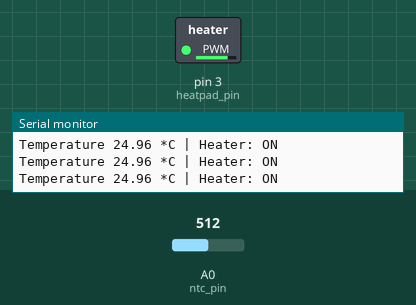
This sketch was run on a simulated Arduino Uno, built with avr-gcc and run on an emulated ATmega328P. Parts: switched loads named in the sketch (green lamp = pin HIGH), the last lines printed to the serial monitor. The test bench sets the inputs (shaded band); at power-on: A0 (ntc_pin) = 512. Pins used as bus, display or sensor lines are not drawn.

Above: at 1.2 s.
1.3 s: A0 (ntc_pin) set to 408
2.9 s: A0 (ntc_pin) set to 376
At 4.2 s:
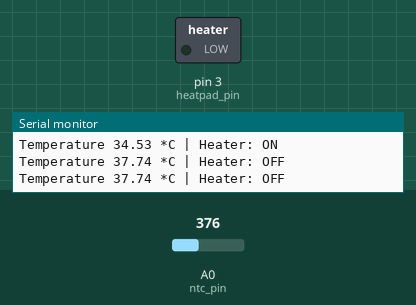
4.8 s: A0 (ntc_pin) set to 511
At 5.5 s:
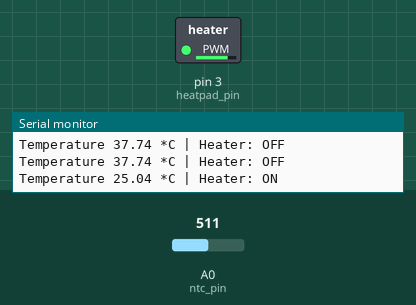
6.5 s: A0 (ntc_pin) set to 306
At 8.1 s:
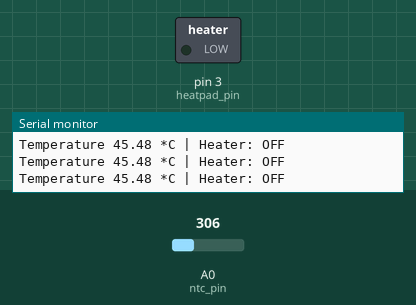
Timing chart, 0 to 9.2 s (numbered marks = the images above; inputs shaded):
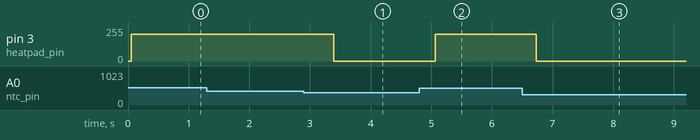

The sketch:

New_Heat_Pad_Thermistor.ino
```cpp
#define ntc_pin A0         // Pin,to which the voltage divider is connected
#define vd_power_pin 2     // 5V for the voltage divider
#define heatpad_pin 3
#define nominal_resistance 10000       //Nominal resistance at 25⁰C
#define nominal_temeprature 25         // temperature for nominal resistance (almost always 25⁰ C)
#define samplingrate 5                 // Number of samples
#define beta 3950                      // The beta coefficient
#define Rref 10000                     //Value of resistor used for the voltage divider


int samples = 0;   // ✅ CHANGED: kept as int, but we treat it safely as sum of ADC readings


// ➕ ADDED: Simple thermostat control parameters
const float setpointC = 35.0;          // target temperature (change this)
const float hysteresisC = 1.0;         // +/- band around setpoint to prevent chatter
const int heaterPWM = 200;             // PWM power level when ON (0..255)


// ➕ ADDED: keeps heater state so it doesn't rapidly toggle near the setpoint
bool heaterOn = false;


// ➕ ADDED: moved thermistor reading + conversion into a helper function
float readThermistorC() {
  samples = 0;


  digitalWrite(vd_power_pin, HIGH);
  delay(5);                            // ➕ ADDED: let divider settle before sampling


  for (uint8_t i = 0; i < samplingrate; i++) {
    samples += analogRead(ntc_pin);
    delay(10);
  }


  digitalWrite(vd_power_pin, LOW);


  // ✅ CHANGED: force float math so we don't lose precision in division
  float adc = samples / (float)samplingrate;


  // ➕ ADDED: protect against divide-by-zero / edge cases
  if (adc <= 0.5) adc = 0.5;
  if (adc >= 1022.5) adc = 1022.5;


  // ✅ CHANGED: renamed meaningfully and computed thermistor resistance more explicitly
  // (same formula you used, but with safer float handling)
  float rTherm = Rref / (1023.0 / adc - 1.0);


  float temperature;


  // ✅ CHANGED: use rTherm instead of reusing "average" for multiple meanings
  temperature = rTherm / nominal_resistance;     // (R/Ro)
  temperature = log(temperature);                // ln(R/Ro)
  temperature /= beta;                           // 1/B * ln(R/Ro)
  temperature += 1.0 / (nominal_temeprature + 273.15); // + (1/To)
  temperature = 1.0 / temperature;               // invert
  temperature -= 273.15;                         // K -> C


  return temperature;                            // ➕ ADDED: return temp in C
}


void setup(void) {
  pinMode(vd_power_pin, OUTPUT);
  Serial.begin(9600);
  pinMode(heatpad_pin, OUTPUT);


  // ➕ ADDED: ensure known safe startup states
  digitalWrite(vd_power_pin, LOW);
  analogWrite(heatpad_pin, 0);
}


void loop(void) {
  // 🗑️ REMOVED: the old inline thermistor read/convert code block
  // ✅ CHANGED: replace it with a function call:
  float temperature = readThermistorC();


  // ➕ ADDED: thermostat control with hysteresis
  if (temperature <= (setpointC - hysteresisC)) {
    heaterOn = true;
  } else if (temperature >= (setpointC + hysteresisC)) {
    heaterOn = false;
  }


  // ✅ CHANGED: THIS is the key behavior change — heater output now depends on temperature
  // (Your original code always forced analogWrite(..., 0) every loop.)
  analogWrite(heatpad_pin, heaterOn ? heaterPWM : 0);


  // ✅ CHANGED: simplified debug prints to show temp + heater state (instead of raw resistance too)
  Serial.print("Temperature ");
  Serial.print(temperature, 2);
  Serial.print(" *C | Heater: ");
  Serial.println(heaterOn ? "ON" : "OFF");


  // ✅ CHANGED: faster update loop improves control responsiveness
  delay(500);  // was 2000
}
```

Measured:
- the behaviour switches between 394 and 393 on A0 (ntc_pin) (found by bisection; images 0 and 1)
- after the input at 2.9 s, pin 3 (heatpad_pin): 200/255 → 0/255 after 0.50 s
- after the input at 4.8 s, pin 3 (heatpad_pin): 0/255 → 200/255 after 0.27 s
- after the input at 6.5 s, pin 3 (heatpad_pin): 200/255 → 0/255 after 0.24 s
